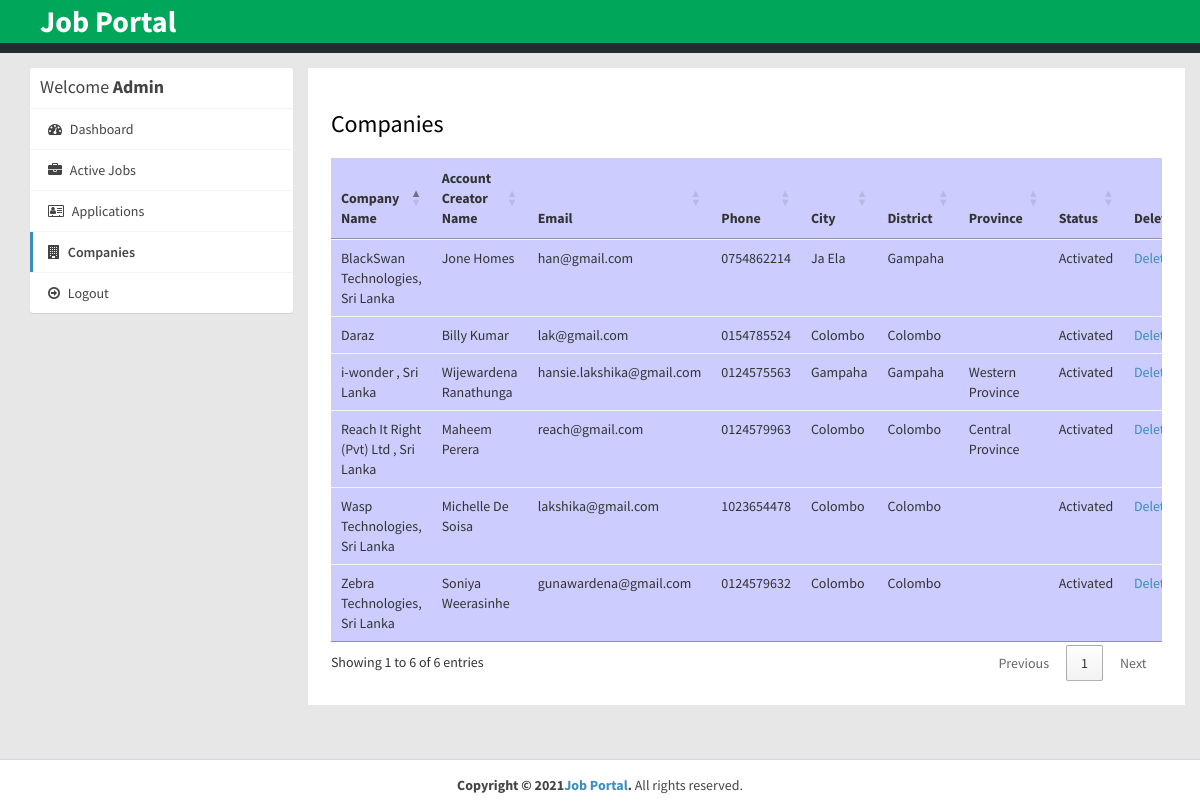
/admin/companies.php (signed in), run on the app's committed database.
### tables this page shows
CREATE TABLE `company` (
  `id_company` int(11) NOT NULL,
  `name` varchar(255) NOT NULL,
  `companyname` varchar(255) NOT NULL,
  `province` varchar(255) NOT NULL,
  `district` varchar(255) NOT NULL,
  `city` varchar(255) NOT NULL,
  `contactno` varchar(255) NOT NULL,
  `website` varchar(255) NOT NULL,
  `email` varchar(255) NOT NULL,
  `password` varchar(255) NOT NULL,
  `aboutme` varchar(255) DEFAULT NULL,
  `logo` varchar(255) NOT NULL,
  `createdAt` timestamp NOT NULL DEFAULT current_timestamp(),
  `active` int(11) NOT NULL DEFAULT 2
);

### admin/companies.php (the view, shortened to what this page needs)
<?php
require_once("../db.php");
?>
<!DOCTYPE html>
<html>
<head>
  <link rel="stylesheet" href="https://cdnjs.cloudflare.com/ajax/libs/twitter-bootstrap/3.3.7/css/bootstrap.min.css">
  <link rel="stylesheet" href="https://cdnjs.cloudflare.com/ajax/libs/font-awesome/4.7.0/css/font-awesome.min.css">
  <link rel="stylesheet" href="https://cdnjs.cloudflare.com/ajax/libs/ionicons/2.0.1/css/ionicons.min.css">
  <link rel="stylesheet" href="https://cdn.datatables.net/1.10.15/css/jquery.dataTables.min.css">
  <link rel="stylesheet" href="../css/AdminLTE.min.css">
  <link rel="stylesheet" href="../css/_all-skins.min.css">
  <link rel="stylesheet" href="../css/custom.css">
</head>
<body class="hold-transition skin-green sidebar-mini">
<div class="wrapper">
  <header class="main-header">
    <nav style="background-color: #00A65A">
                    <ul>
                      <span class="logo-lg"  style="font-size: 30px;">
                      <a href="index.php" style="color: #FFFFFF"><b>Job Portal</b> </a> </span>
                    </ul>
                    </nav>
  </header>
  <div class="content-wrapper" style="margin-left: 0px;">
    <section id="candidates" class="content-header" >
      <div class="container">
        <div class="row">
          <div class="col-md-3">
            <div class="box box-solid" >
              <div class="box-header with-border">
                <h3 class="box-title" >Welcome <b>Admin</b></h3>
              </div>
              <div class="box-body no-padding">
                <ul class="nav nav-pills nav-stacked">
                  <li><a href="dashboard.php"><i class="fa fa-dashboard"></i> Dashboard</a></li>
                  <li><a href="active-jobs.php"><i class="fa fa-briefcase"></i> Active Jobs</a></li>
                  <li><a href="applications.php"><i class="fa fa-address-card-o"></i> Applications</a></li>
                  <li class="active"><a href="companies.php"><i class="fa fa-building"></i> Companies</a></li>
                  <li><a href="../logout.php"><i class="fa fa-arrow-circle-o-right"></i> Logout</a></li>
                </ul>
              </div>
            </div>
          </div>
          <div class="col-md-9 bg-white padding-2">
        <div style="background-color: #ffffff">
            <h3 style="color: #000000">Companies</h3>
            <div class="row margin-top-20">
              <div class="col-md-12">
                <div class="box-body table-responsive no-padding">
                  <table id="example2" class="table table-hover" style="background-color: #CCCCFF">
                    <thead>
                      <th>Company Name</th>
                      <th>Account Creator Name</th>
                      <th>Email</th>
                      <th>Phone</th>
                      <th>City</th>
                      <th>District</th>
                      <th>Province</th>
                      <th>Status</th>
                      <th>Delete</th>
                    </thead>
                    <tbody>
                      <?php
                      $sql = "SELECT * FROM company";
                      $result = $conn->query($sql);
                      if($result->num_rows > 0) {
                        while($row = $result->fetch_assoc()) {
                      ?>
                      <tr>
                        <td><?php echo $row['companyname']; ?></td>
                        <td><?php echo $row['name']; ?></td>
                        <td><?php echo $row['email']; ?></td>
                        <td><?php echo $row['contactno']; ?></td>
                        <td><?php echo $row['city']; ?></td>
                        <td><?php echo $row['district']; ?></td>
                        <td><?php echo $row['province']; ?></td>
                        <td>
                        <?php
                          if($row['active'] == '1') {
                            echo "Activated";
                          } else if($row['active'] == '2') {
                            ?>
                            <a href="reject-company.php?id=<?php echo $row['id_company']; ?>">Reject</a> <a href="approve-company.php?id=<?php echo $row['id_company']; ?>">Approve</a>
                            <?php
                          } else if ($row['active'] == '3') {
                            ?>
                              <a href="approve-company.php?id=<?php echo $row['id_company']; ?>">Reactivate</a>
                            <?php
                          } else if($row['active'] == '0') {
                            echo "Rejected";
                          }
                        ?>
                        </td>
                        <td><a href="delete-company.php?id=<?php echo $row['id_company']; ?>">Delete</a></td>
                      </tr>
                     <?php
                        }
                      }
                    ?>
                    </tbody>
                  </table>
                </div>
              </div>
            </div>
        </div>
          </div>
        </div>
      </div>
    </section>
  </div>
 <footer class="main-footer" style="margin-left: 0px;" style="background-color: #330066">
    <div class="text-center" >
    <strong>Copyright &copy; 2021<a href="index.php">Job Portal</a>.</strong> All rights
    reserved.
    </div>
  </footer>
</div>
</body>
</html>

### css/custom.css (style rules this page uses)
.margin-top-20 { margin-top: 20px; }
.padding-2 { padding: 2%; }
.bg-white { background-color: #fff; }

### data on the page
company: companyname "i-wonder , Sri Lanka", name "Wijewardena Ranathunga", email "hansie.lakshika@gmail.com", contactno "0124575563", city "Gampaha", district "Gampaha", province "Western Province", active "Activated"
company: companyname "Reach It Right (Pvt) Ltd , Sri Lanka", name "Maheem Perera", email "reach@gmail.com", contactno "0124579963", city "Colombo", district "Colombo", province "Central Province", active "Activated"
company: companyname "Wasp Technologies, Sri Lanka", name "Michelle De Soisa", email "lakshika@gmail.com", contactno "1023654478", city "Colombo", district "Colombo", active "Activated"
company: companyname "BlackSwan Technologies, Sri Lanka", name "Jone Homes", email "han@gmail.com", contactno "0754862214", city "Ja Ela", district "Gampaha", active "Activated"
company: companyname "Daraz", name "Billy Kumar", email "lak@gmail.com", contactno "0154785524", city "Colombo", district "Colombo", active "Activated"
company: companyname "Zebra Technologies, Sri Lanka", name "Soniya Weerasinhe", email "gunawardena@gmail.com", contactno "0124579632", city "Colombo", district "Colombo", active "Activated"
